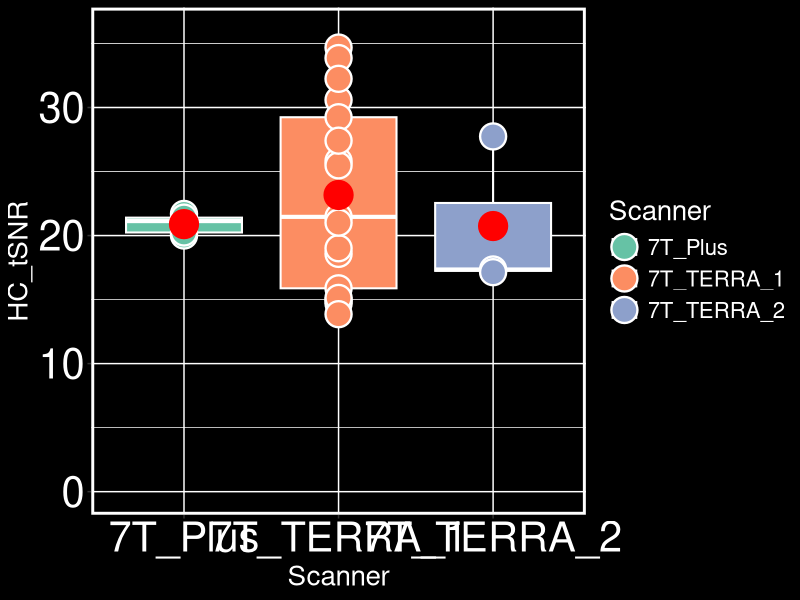
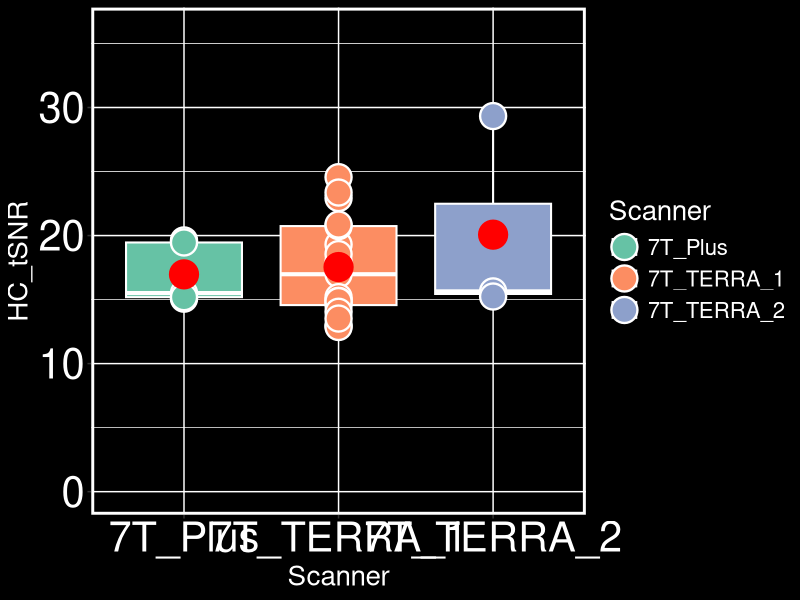

Recreate these plots in R, in order.
##------------------------------------------------------------
# This snippet creates box plots to visualize mean tSNR values in the hippocampus for BOLD and VASO data, 
# acquired across three scanners
##------------------------------------------------------------


library(ggplot2)
library(readxl)


## starting with bold

BOLD <- read_excel('Scanner_tSNR_comp_bold.xlsx')
View(BOLD)


p <- ggplot(BOLD, aes(x = Scanner, y = HC_tSNR, fill = Scanner)) +
  geom_boxplot(size = 0.7, color = "white") +
  geom_point(color = 'white', size = 8, shape = 21, stroke = 1.2) +
  stat_summary(fun = mean, geom = "point", shape = 20, size = 12,
               fill = "red", color = "red", stroke = 2) +
  ylim(0, 36) +
  scale_fill_brewer(palette = "Set2") +  # <- sharper, more vivid colors
  theme(
    text = element_text(size = 20, color = "white"),
    panel.border = element_rect(fill = NA, color = "white", size = 2),
    axis.text.x = element_text(size = 30, color = "white"),
    axis.text.y = element_text(size = 30, color = "white"),
    panel.background = element_rect(fill = 'black'),
    plot.background = element_rect(fill = 'black', colour = 'black'),
    legend.background = element_rect(fill = "black"),
    legend.text = element_text(color = "white"),
    legend.title = element_text(color = "white")
  )

ggsave("HC_tSNR_bold_scanners.pdf", plot = p, width = 15, height = 16, units = "in", dpi = 300)


## apply the same for vaso 

VASO <- read_excel('Scanner_tSNR_comp_vaso.xlsx')
View(VASO)

p1 <- ggplot(VASO, aes(x = Scanner, y = HC_tSNR, fill = Scanner)) +
  geom_boxplot(size = 0.7, color = "white") +
  geom_point(color = 'white', size = 8, shape = 21, stroke = 1.2) +
  stat_summary(fun = mean, geom = "point", shape = 20, size = 12,
               fill = "red", color = "red", stroke = 2) +
  ylim(0, 36) +
  scale_fill_brewer(palette = "Set2") +  # <- sharper, more vivid colors
  theme(
    text = element_text(size = 20, color = "white"),
    panel.border = element_rect(fill = NA, color = "white", size = 2),
    axis.text.x = element_text(size = 30, color = "white"),
    axis.text.y = element_text(size = 30, color = "white"),
    panel.background = element_rect(fill = 'black'),
    plot.background = element_rect(fill = 'black', colour = 'black'),
    legend.background = element_rect(fill = "black"),
    legend.text = element_text(color = "white"),
    legend.title = element_text(color = "white")
  )

ggsave("HC_tSNR_vaso_scanners.pdf", plot = p1, width = 15, height = 16, units = "in", dpi = 300)
